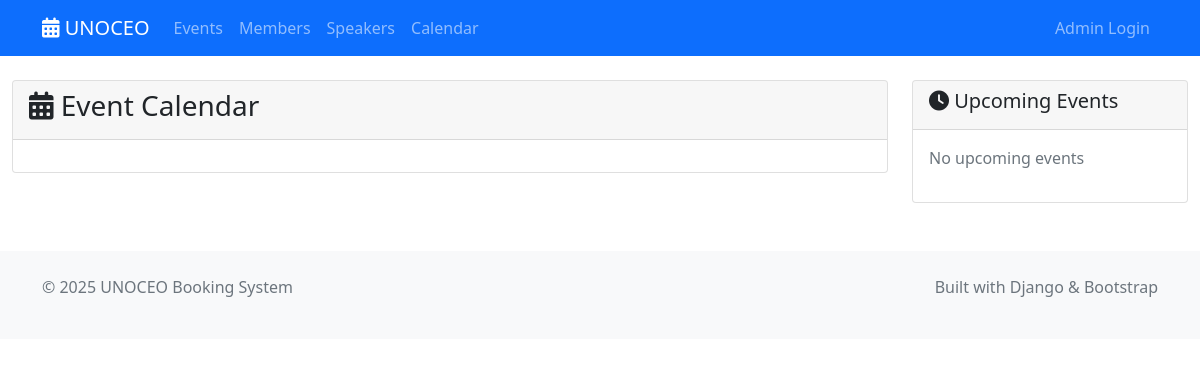
The page /calendar/ on the database as committed earlier.
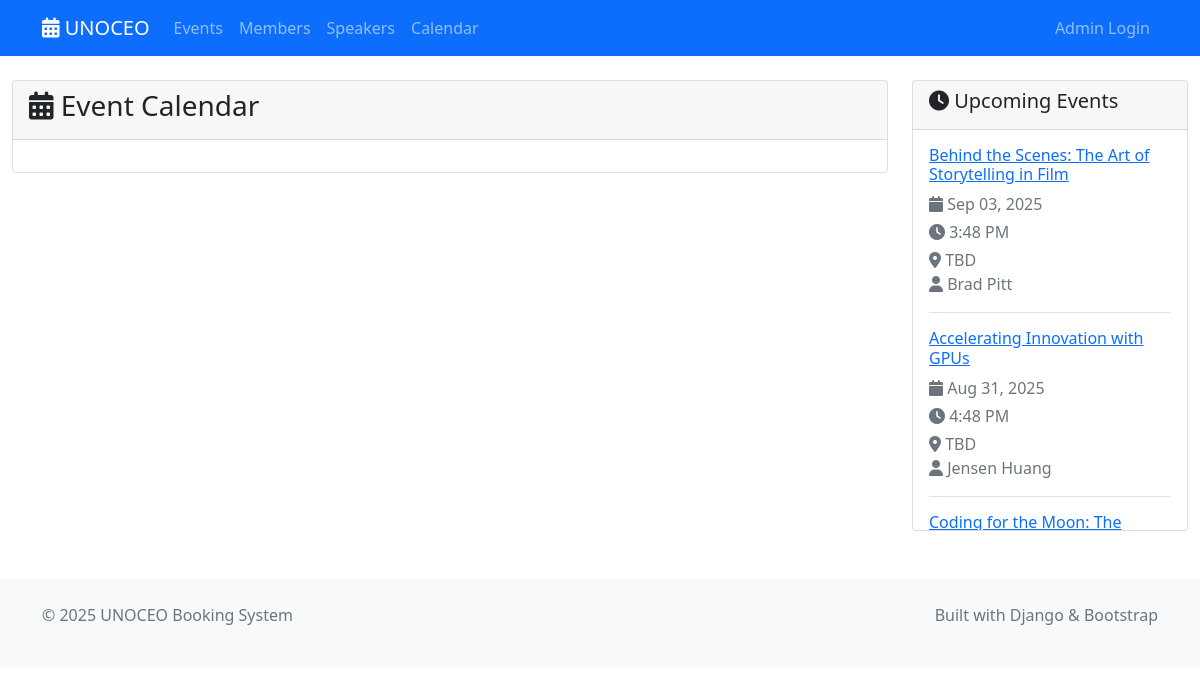
The same page on the database as committed later.
### shared/models.py (models this page shows, shortened)
class Event(models.Model):
    title = models.CharField(max_length=300)
    description = models.TextField()
    start_datetime = models.DateTimeField()
    end_datetime = models.DateTimeField()
    speaker = models.ForeignKey(Speaker, on_delete=models.CASCADE)  # Required
    created_by = models.ForeignKey(User, on_delete=models.CASCADE)
    created_at = models.DateTimeField(auto_now_add=True)
    updated_at = models.DateTimeField(auto_now=True)
    class Meta:
        ordering = ['-start_datetime']

class Speaker(models.Model):
    name = models.CharField(max_length=200)
    email = models.EmailField(validators=[EmailValidator()])
    bio = models.TextField(blank=True)
    company_name = models.CharField(max_length=200, blank=True, help_text="Speaker's company or organization")
    created_at = models.DateTimeField(auto_now_add=True)
    updated_at = models.DateTimeField(auto_now=True)
    class Meta:
        ordering = ['name']

### event_calendar/display/views.py (the view)
# urls.py: path('', views.CalendarView.as_view(), name='view'),
class CalendarView(TemplateView):
    template_name = 'calendar/calendar.html'
    def get_context_data(self, **kwargs):
        context = super().get_context_data(**kwargs)
        context['upcoming_events'] = Event.objects.filter(
            start_datetime__gte=timezone.now()
        )[:5]
        return context

### event_calendar/display/templates/calendar/calendar.html (shortened to what this page needs)
{% extends 'base.html' %}
{% block extra_css %}
<link href='https://cdn.jsdelivr.net/npm/fullcalendar@6.1.10/index.global.min.css' rel='stylesheet' />
{% endblock %}
{% block content %}
<div class="container-fluid mt-4">
    <div class="row">
        <div class="col-lg-9">
            <div class="card">
                <div class="card-header">
                    <h3><i class="fas fa-calendar-alt"></i> Event Calendar</h3>
                </div>
                <div class="card-body">
                </div>
            </div>
        </div>
        <div class="col-lg-3">
            <div class="card">
                <div class="card-header">
                    <h5><i class="fas fa-clock"></i> Upcoming Events</h5>
                </div>
                <div class="card-body upcoming-events">
                    {% if upcoming_events %}
                        {% for event in upcoming_events %}
                            <div class="mb-3 pb-3 border-bottom">
                                <h6>
                                    <a href="{% url 'event_management:detail' event.pk %}">{{ event.title }}</a>
                                </h6>
                                <p class="text-muted mb-1">
                                    <i class="fas fa-calendar"></i> {{ event.start_datetime|date:"M d, Y" }}
                                </p>
                                <p class="text-muted mb-1">
                                    <i class="fas fa-clock"></i> {{ event.start_datetime|date:"g:i A" }}
                                </p>
                                <p class="text-muted mb-0">
                                    <i class="fas fa-map-marker-alt"></i> {{ event.location|default:"TBD" }}
                                </p>
                                {% if event.speaker %}
                                    <p class="text-muted mb-0">
                                        <i class="fas fa-user"></i> {{ event.speaker.name }}
                                    </p>
                                {% endif %}
                            </div>
                        {% endfor %}
                    {% else %}
                        <p class="text-muted">No upcoming events</p>
                    {% endif %}
                </div>
            </div>
        </div>
    </div>
</div>
{% endblock %}

Rows that differ between the two databases and show on the page:
added Event: title "Behind the Scenes: The Art of Storytelling in Film", start_datetime "Sep 03, 2025", start_datetime "3:48 PM", location "TBD", speaker.name "Brad Pitt"
added Event: title "Accelerating Innovation with GPUs", start_datetime "Aug 31, 2025", start_datetime "4:48 PM", location "TBD", speaker.name "Jensen Huang"
added Event: title "Coding for the Moon: The…"
Other text that changed with them:
text no longer shown: "No upcoming events"
